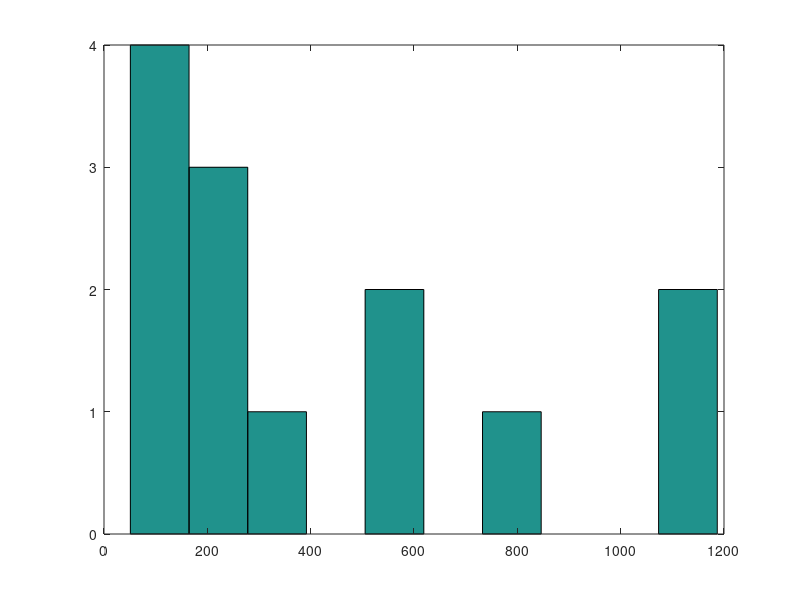

Write MATLAB code to recreate this figure.
% cmp1.m

x = [
		51
		85
		126
		151
		207
		230
		239
		386
		527
		590
		789
		1101
		1187];

hold off;
% stem(x,'rx');
hist(x);


% plot(x_0,'r-x');
% hold on;
% plot(x_1,'b-+');

hold off;
